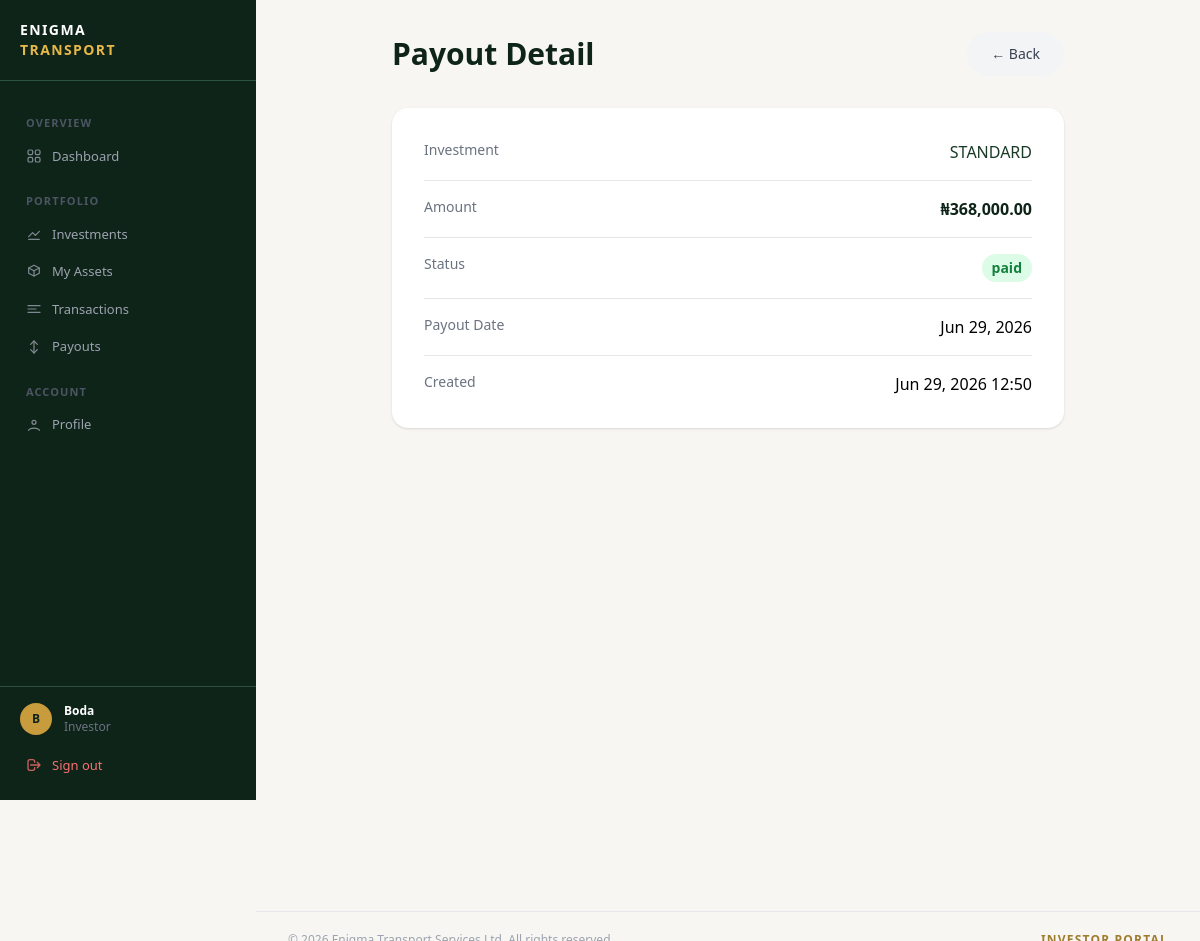
The app's page /payouts/70/ (signed in) with its own data.
### accounts/models.py (models this page shows, shortened)
class User(AbstractUser):
    ROLE_CHOICES = (
        ('admin', 'Admin'),
        ('investor', 'Investor'),
    )
    role = models.CharField(max_length=20, choices=ROLE_CHOICES, default='investor')
    email = models.EmailField(unique=True)  # ← add this
    created_at = models.DateTimeField(auto_now_add=True)

### payouts/models.py (models this page shows, shortened)
class Payout(models.Model):
    STATUS_CHOICES = (
        ('pending', 'Pending'),
        ('paid', 'Paid'),
        ('failed', 'Failed'),
    )
    investment = models.ForeignKey(
        'investments.Investment',
        on_delete=models.CASCADE,
        related_name='payouts'
    )
    amount = models.DecimalField(max_digits=15, decimal_places=2)
    status = models.CharField(max_length=20, choices=STATUS_CHOICES, default='pending')
    payout_date = models.DateField(null=True, blank=True)
    created_at = models.DateTimeField(auto_now_add=True)

### investments/models.py (models this page shows, shortened)
class Investment(models.Model):
    STATUS_CHOICES = (
        ('pending', 'Pending'),
        ('awaiting_payment', 'Awaiting Payment'),
        ('active', 'Active'),
        ('completed', 'Completed'),
        ('cancelled', 'Cancelled'),
    )
    FREQUENCY_CHOICES = (
        ('weekly', 'Weekly'),
        ('monthly', 'Monthly'),
    )
    investor = models.ForeignKey(
        InvestorProfile,
        on_delete=models.CASCADE,
        related_name='investments'
    )
    tier = models.ForeignKey(
        InvestmentTier,
        on_delete=models.PROTECT
    )
    number_of_assets = models.PositiveIntegerField(default=0)
    investment_amount = models.DecimalField(
        max_digits=15, decimal_places=2, default=0
    )
    status = models.CharField(
        max_length=20, choices=STATUS_CHOICES, default='pending'
    )
    payout_frequency = models.CharField(
        max_length=20, choices=FREQUENCY_CHOICES, default='monthly'
    )
    duration_weeks = models.PositiveIntegerField(null=True, blank=True)
    duration_months = models.PositiveIntegerField(null=True, blank=True)
    start_date = models.DateField(null=True, blank=True)
    end_date = models.DateField(null=True, blank=True)
    service_charge = models.DecimalField(max_digits=15, decimal_places=2, default=0)
    management_fee = models.DecimalField(max_digits=15, decimal_places=2, default=0)
    asset_type = models.CharField(max_length=100, blank=True)
    quantity = models.PositiveIntegerField(default=1)
    created_at = models.DateTimeField(auto_now_add=True)

class InvestmentTier(models.Model):
    name = models.CharField(max_length=100)
    minimum_assets = models.PositiveIntegerField()
    maximum_assets = models.PositiveIntegerField()
    minimum_investment = models.DecimalField(max_digits=15, decimal_places=2)
    return_rate = models.DecimalField(max_digits=5, decimal_places=2)
    active = models.BooleanField(default=True)
    created_at = models.DateTimeField(auto_now_add=True)

### payouts/views.py (the view)
# urls.py: path('<int:pk>/', views.payout_detail_view, name='payout_detail'),
@investor_required
def payout_detail_view(request, pk):
    try:
        profile = request.user.investorprofile
    except InvestorProfile.DoesNotExist:
        return redirect('profile_create')
    payout = get_object_or_404(
        Payout, pk=pk, investment__investor=profile
    )
    return render(request, 'payouts/payout_detail.html', {'payout': payout})

### templates/payouts/payout_detail.html (shortened to what this page needs)
{% extends 'base.html' %}
{% load humanize %}
{% block dashboard_content %}
<div class="max-w-2xl mx-auto min-h-[90vh]">
    <div class="mb-8 flex justify-between items-center">
        <h1 class="text-3xl font-bold text-[#0f2419]">Payout Detail</h1>
        <a href="javascript:void(0)" onclick="history.back()"
            class="bg-gray-100 text-gray-700 px-6 py-3 rounded-full font-medium hover:bg-gray-200 transition text-sm">
            &larr; Back
        </a>
    </div>
    <div class="bg-white rounded-2xl shadow p-8">
        <div class="space-y-4">
            <div class="flex justify-between border-b pb-4">
                <span class="text-sm text-gray-500">Investment</span>
                <a href="{% url 'investment_detail' payout.investment.pk %}"
                    class="text-[#1a3a28] hover:underline font-medium">
                    {{ payout.investment.tier.name }}
                </a>
            </div>
            <div class="flex justify-between border-b pb-4">
                <span class="text-sm text-gray-500">Amount</span>
                <span class="font-bold text-[#0f2419]">&#8358;{{ payout.amount|floatformat:2|intcomma }}</span>
            </div>
            <div class="flex justify-between border-b pb-4">
                <span class="text-sm text-gray-500">Status</span>
                <span class="text-sm font-semibold px-2.5 py-1 rounded-full
                    {% if payout.status == 'paid' %}bg-green-100 text-green-700
                    {% elif payout.status == 'pending' %}bg-yellow-100 text-yellow-700
                    {% else %}bg-red-100 text-red-700{% endif %}">
                    {{ payout.status }}
                </span>
            </div>
            <div class="flex justify-between border-b pb-4">
                <span class="text-sm text-gray-500">Payout Date</span>
                <span class="font-medium">{{ payout.payout_date|date:"M d, Y"|default:"TBD" }}</span>
            </div>
            <div class="flex justify-between">
                <span class="text-sm text-gray-500">Created</span>
                <span class="font-medium">{{ payout.created_at|date:"M d, Y H:i" }}</span>
            </div>
        </div>
    </div>
</div>
{% endblock %}

### templates/base.html (shortened to what this page needs)
<!DOCTYPE html>
<html lang="en">
<head>
    <script src="https://cdn.tailwindcss.com"></script>
</head>
<body class="bg-surface font-sans">
{% if user.is_authenticated %}
<aside id="sidebar">
    <div class="px-5 py-5 border-b border-forest-muted flex items-center justify-between shrink-0">
        <a href="/" class="flex flex-col leading-tight">
            <span class="text-white font-bold text-sm tracking-widest uppercase">Enigma</span>
            <span class="text-gold-light font-bold text-sm tracking-widest uppercase">Transport</span>
        </a>
    </div>
    <nav class="flex-1 px-3 py-4 overflow-y-auto min-h-0">
        {% if user.role == 'admin' %}
        <span class="nav-section">OVERVIEW</span>
        <a href="{% url 'admin_dashboard' %}" class="nav-item {% if request.resolver_match.url_name == 'admin_dashboard' %}active{% endif %}">
            <svg xmlns="http://www.w3.org/2000/svg"
                 viewBox="0 0 24 24"
                 fill="none"
                 stroke="currentColor"
                 stroke-width="1.8"
                 stroke-linecap="round"
                 stroke-linejoin="round"
                 class="w-6 h-6">
              <rect x="3" y="3" width="7" height="7" rx="2"/>
              <rect x="14" y="3" width="7" height="7" rx="2"/>
              <rect x="3" y="14" width="7" height="7" rx="2"/>
              <rect x="14" y="14" width="7" height="7" rx="2"/>
            </svg>
            Dashboard
        </a>
        <span class="nav-section">INVESTMENT</span>
        <a href="{% url 'admin_investor_list' %}" class="nav-item {% if 'investor' in request.resolver_match.url_name %}active{% endif %}">
            <svg xmlns="http://www.w3.org/2000/svg"
                 viewBox="0 0 24 24"
                 fill="none"
                 stroke="currentColor"
                 stroke-width="1.8"
                 stroke-linecap="round"
                 stroke-linejoin="round"
                 class="w-6 h-6">
              <circle cx="12" cy="8" r="3"/>
              <path d="M4 20c1.8-4.5 14.2-4.5 16 0"/>
            </svg>
            Investors
        </a>
        <a href="{% url 'admin_asset_list' %}" class="nav-item {% if 'asset' in request.resolver_match.url_name %}active{% endif %}">
            <svg xmlns="http://www.w3.org/2000/svg"
                 viewBox="0 0 24 24"
                 fill="none"
                 stroke="currentColor"
                 stroke-width="1.8"
                 stroke-linecap="round"
                 stroke-linejoin="round"
                 class="w-6 h-6">
              <path d="M12 2l8 4-8 4-8-4 8-4z"/>
              <path d="M4 6v8l8 4 8-4V6"/>
              <path d="M12 10v8"/>
            </svg>
            Assets
        </a>
        <span class="nav-section">FINANCE</span>
        <a href="{% url 'central_payment' %}" class="nav-item {% if 'payment' in request.resolver_match.url_name %}active{% endif %}">
            <svg xmlns="http://www.w3.org/2000/svg"
                 viewBox="0 0 24 24"
                 fill="none"
                 stroke="currentColor"
                 stroke-width="1.8"
                 stroke-linecap="round"
                 stroke-linejoin="round"
                 class="w-6 h-6">
              <rect x="3" y="5" width="18" height="14" rx="2"/>
              <path d="M3 10h18"/>
              <path d="M7 15h.01"/>
            </svg>
            Payments
        </a>
        <a href="{% url 'admin_transaction_list' %}" class="nav-item {% if 'transaction' in request.resolver_match.url_name %}active{% endif %}">
            <svg xmlns="http://www.w3.org/2000/svg"
                 viewBox="0 0 24 24"
                 fill="none"
                 stroke="currentColor"
                 stroke-width="1.8"
                 stroke-linecap="round"
                 stroke-linejoin="round"
                 class="w-6 h-6">
              <path d="M3 7h18"/>
              <path d="M3 12h12"/>
              <path d="M3 17h18"/>
              <path d="M17 10l3 2-3 2"/>
            </svg>
            Transactions
        </a>
        <a href="{% url 'admin_payout_list' %}" class="nav-item {% if 'payout' in request.resolver_match.url_name %}active{% endif %}">
            <svg xmlns="http://www.w3.org/2000/svg"
                 viewBox="0 0 24 24"
                 fill="none"
                 stroke="currentColor"
                 stroke-width="1.8"
                 stroke-linecap="round"
                 stroke-linejoin="round"
                 class="w-6 h-6">
              <path d="M12 3v18"/>
              <path d="M7 8l5-5 5 5"/>
              <path d="M7 16l5 5 5-5"/>
            </svg>
            Payouts
        </a>
        <a href="{% url 'remittance_list' %}" class="nav-item {% if 'remittance' in request.resolver_match.url_name %}active{% endif %}">
            <svg xmlns="http://www.w3.org/2000/svg"
                 viewBox="0 0 24 24"
                 fill="none"
                 stroke="currentColor"
                 stroke-width="1.8"
                 stroke-linecap="round"
                 stroke-linejoin="round"
                 class="w-6 h-6">
              <path d="M7 7h10"/>
              <path d="M7 12h10"/>
              <path d="M7 17h10"/>
              <path d="M16 5l3 2-3 2"/>
            </svg>
            Remittance History
        </a>
        <span class="nav-section">SYSTEM</span>
        <a href="{% url 'admin_auditlog_list' %}" class="nav-item {% if 'auditlog' in request.resolver_match.url_name %}active{% endif %}">
            <svg xmlns="http://www.w3.org/2000/svg"
                 viewBox="0 0 24 24"
                 fill="none"
                 stroke="currentColor"
                 stroke-width="1.8"
                 stroke-linecap="round"
                 stroke-linejoin="round"
                 class="w-6 h-6">
              <path d="M9 4h6"/>
              <path d="M8 7h8"/>
              <path d="M6 20h12a2 2 0 0 0 2-2V6"/>
              <path d="M6 6v12a2 2 0 0 0 2 2"/>
            </svg>
            Audit Logs
        </a>
        {% else %}
        <span class="nav-section">Overview</span>
        <a href="{% url 'investor_dashboard' %}" class="nav-item {% if request.resolver_match.url_name == 'investor_dashboard' %}active{% endif %}">
            Dashboard
        </a>
        <span class="nav-section">Portfolio</span>
        <a href="{% url 'investment_list' %}" class="nav-item {% if 'investment' in request.resolver_match.url_name %}active{% endif %}">
            <svg xmlns="http://www.w3.org/2000/svg"
                 viewBox="0 0 24 24"
                 fill="none"
                 stroke="currentColor"
                 stroke-width="1.8"
                 stroke-linecap="round"
                 stroke-linejoin="round"
                 class="w-6 h-6">
              <path d="M4 16l6-6 4 4 6-6"/>
              <path d="M4 20h16"/>
            </svg>
            Investments
        </a>
        <a href="{% url 'asset_list' %}" class="nav-item {% if request.resolver_match.url_name == 'asset_list' %}active{% endif %}">
            <svg xmlns="http://www.w3.org/2000/svg"
                 viewBox="0 0 24 24"
                 fill="none"
                 stroke="currentColor"
                 stroke-width="1.8"
                 stroke-linecap="round"
                 stroke-linejoin="round"
                 class="w-6 h-6">
              <path d="M12 2l8 4-8 4-8-4 8-4z"/>
              <path d="M4 6v8l8 4 8-4V6"/>
              <path d="M12 10v8"/>
            </svg>
            My Assets
        </a>
        <a href="{% url 'transaction_list' %}" class="nav-item {% if request.resolver_match.url_name == 'transaction_list' %}active{% endif %}">
            <svg xmlns="http://www.w3.org/2000/svg"
                 viewBox="0 0 24 24"
                 fill="none"
                 stroke="currentColor"
                 stroke-width="1.8"
                 stroke-linecap="round"
                 stroke-linejoin="round"
                 class="w-6 h-6">
              <path d="M3 7h18"/>
              <path d="M3 12h12"/>
              <path d="M3 17h18"/>
            </svg>
            Transactions
        </a>
        <a href="{% url 'payout_list' %}" class="nav-item {% if request.resolver_match.url_name == 'payout_list' %}active{% endif %}">
            <svg xmlns="http://www.w3.org/2000/svg"
                 viewBox="0 0 24 24"
                 fill="none"
                 stroke="currentColor"
                 stroke-width="1.8"
                 stroke-linecap="round"
                 stroke-linejoin="round"
                 class="w-6 h-6">
              <path d="M12 3v18"/>
              <path d="M7 8l5-5 5 5"/>
              <path d="M7 16l5 5 5-5"/>
            </svg>
            Payouts
        </a>
        <span class="nav-section">Account</span>
        <a href="{% url 'profile' %}" class="nav-item {% if request.resolver_match.url_name == 'profile' %}active{% endif %}">
            <svg xmlns="http://www.w3.org/2000/svg"
                 viewBox="0 0 24 24"
                 fill="none"
                 stroke="currentColor"
                 stroke-width="1.8"
                 stroke-linecap="round"
                 stroke-linejoin="round"
                 class="w-6 h-6">
              <circle cx="12" cy="8" r="3"/>
              <path d="M4 20c1.8-4.5 14.2-4.5 16 0"/>
            </svg>
            Profile
        </a>
        {% endif %}
    </nav>
    <div class="border-t border-forest-muted px-3 py-4 shrink-0">
        <div class="flex items-center gap-3 px-2 mb-3">
            <div class="w-8 h-8 rounded-full bg-gold flex items-center justify-center text-forest-dark text-xs font-bold shrink-0">
                {{ user.username|first|upper }}
            </div>
            <div class="flex-1 min-w-0">
                <p class="text-white text-xs font-semibold truncate">{{ user.username }}</p>
                <p class="text-gray-500 text-xs capitalize">{{ user.role }}</p>
            </div>
        </div>
        <a href="{% url 'logout' %}" class="nav-item w-full text-red-400 hover:text-red-300 hover:bg-red-950/30">
            <svg fill="none" stroke="currentColor" viewBox="0 0 24 24"><path stroke-linecap="round" stroke-linejoin="round" stroke-width="2" d="M17 16l4-4m0 0l-4-4m4 4H7m6 4v1a3 3 0 01-3 3H6a3 3 0 01-3-3V7a3 3 0 013-3h4a3 3 0 013 3v1"/></svg>
            Sign out
        </a>
    </div>
</aside>
    <div id="main-content">
        <main class="flex-1 px-6 lg:px-8 py-8">{% block dashboard_content %}{% endblock %}</main>
        <footer class="px-6 lg:px-8 py-5 border-t border-gray-200">
            <div class="flex flex-col sm:flex-row justify-between items-center gap-1 text-xs text-gray-400">
                <span>&copy; 2026 Enigma Transport Services Ltd. All rights reserved.</span>
                <span class="text-gold-muted font-semibold tracking-widest uppercase text-xs">Investor Portal</span>
            </div>
        </footer>
    </div>
{% endif %}
</body>
</html>

### records on screen
User: username|first "B", username "Boda", role "Investor"
Payout: investment.tier.name "STANDARD", amount "368,000.00", status "paid", payout_date "Jun 29, 2026", created_at "Jun 29, 2026 12:50"
